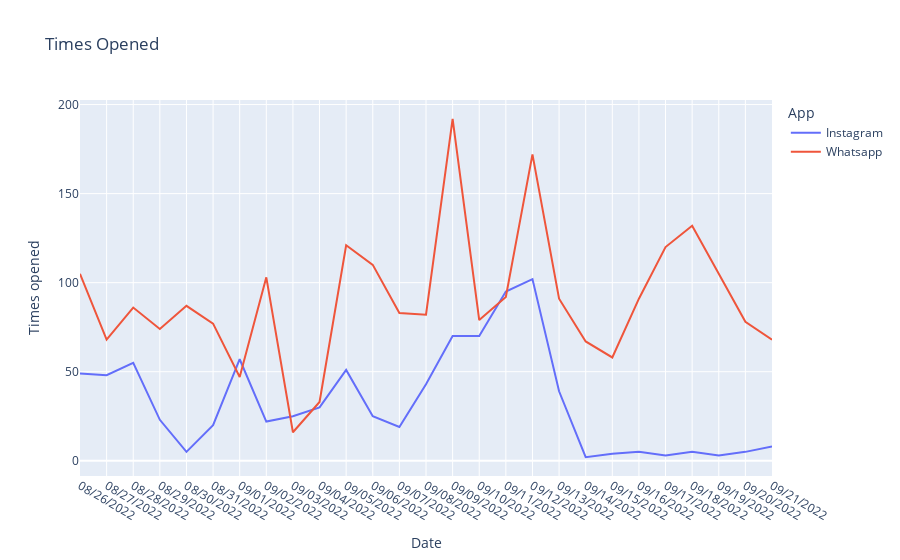

Here is the notebook cell this chart was saved with:
### Code cell
fig_2.show()

### Figure 1 — Plotly figure (JSON) as saved in the notebook; plotly's stock layout.template omitted (floating-point values rounded to 4 significant figures)
{"data": [{"hovertemplate": "App=Instagram<br>Date=%{x}<br>Times opened=%{y}<extra></extra>", "legendgroup": "Instagram", "line": {"color": "#636efa", "dash": "solid"}, "marker": {"symbol": "circle"}, "mode": "lines", "name": "Instagram", "orientation": "v", "showlegend": true, "type": "scatter", "x": ["08/26/2022", "08/27/2022", "08/28/2022", "08/29/2022", "08/30/2022", "08/31/2022", "09/01/2022", "09/02/2022", "09/03/2022", "09/04/2022", "09/05/2022", "09/06/2022", "09/07/2022", "09/08/2022", "09/09/2022", "09/10/2022", "09/11/2022", "09/12/2022", "09/13/2022", "09/14/2022", "09/15/2022", "09/16/2022", "09/17/2022", "09/18/2022", "09/19/2022", "09/20/2022", "09/21/2022"], "xaxis": "x", "y": [49, 48, 55, 23, 5, 20, 57, 22, 25, 30, 51, 25, 19, 43, 70, 70, 95, 102, 39, 2, 4, 5, 3, 5, 3, 5, 8], "yaxis": "y"}, {"hovertemplate": "App=Whatsapp<br>Date=%{x}<br>Times opened=%{y}<extra></extra>", "legendgroup": "Whatsapp", "line": {"color": "#EF553B", "dash": "solid"}, "marker": {"symbol": "circle"}, "mode": "lines", "name": "Whatsapp", "orientation": "v", "showlegend": true, "type": "scatter", "x": ["08/26/2022", "08/27/2022", "08/28/2022", "08/29/2022", "08/30/2022", "08/31/2022", "09/01/2022", "09/02/2022", "09/03/2022", "09/04/2022", "09/05/2022", "09/06/2022", "09/07/2022", "09/08/2022", "09/09/2022", "09/10/2022", "09/11/2022", "09/12/2022", "09/13/2022", "09/14/2022", "09/15/2022", "09/16/2022", "09/17/2022", "09/18/2022", "09/19/2022", "09/20/2022", "09/21/2022"], "xaxis": "x", "y": [105, 68, 86, 74, 87, 77, 47, 103, 16, 33, 121, 110, 83, 82, 192, 79, 92, 172, 91, 67, 58, 91, 120, 132, 105, 78, 68], "yaxis": "y"}], "layout": {"legend": {"title": {"text": "App"}, "tracegroupgap": 0}, "title": {"text": "Times Opened"}, "xaxis": {"anchor": "y", "domain": [0, 1], "title": {"text": "Date"}}, "yaxis": {"anchor": "x", "domain": [0, 1], "title": {"text": "Times opened"}}}}
